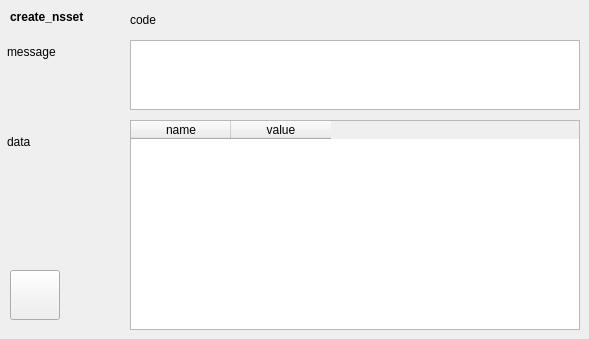
       <widget class="QWidget" name="TabPage" >
        <attribute name="title" >
         <string>response</string>
        </attribute>
        <widget class="QLabel" name="textLabel82" >
         <property name="geometry" >
          <rect>
           <x>7</x>
           <y>132</y>
           <width>110</width>
           <height>20</height>
          </rect>
         </property>
         <property name="text" >
          <string>data</string>
         </property>
         <property name="wordWrap" >
          <bool>false</bool>
         </property>
        </widget>
        <widget class="QLabel" name="textLabel83" >
         <property name="geometry" >
          <rect>
           <x>7</x>
           <y>42</y>
           <width>110</width>
           <height>20</height>
          </rect>
         </property>
         <property name="text" >
          <string>message</string>
         </property>
         <property name="wordWrap" >
          <bool>false</bool>
         </property>
        </widget>
        <widget class="QLabel" name="textLabel84" >
         <property name="geometry" >
          <rect>
           <x>10</x>
           <y>10</y>
           <width>110</width>
           <height>20</height>
          </rect>
         </property>
         <property name="text" >
          <string>&lt;b>create_nsset&lt;/b></string>
         </property>
         <property name="alignment" >
          <set>Qt::AlignLeading|Qt::AlignLeft|Qt::AlignTop</set>
         </property>
         <property name="wordWrap" >
          <bool>true</bool>
         </property>
        </widget>
        <widget class="QLabel" name="create_nsset_code" >
         <property name="geometry" >
          <rect>
           <x>130</x>
           <y>10</y>
           <width>450</width>
           <height>20</height>
          </rect>
         </property>
         <property name="text" >
          <string>code</string>
         </property>
         <property name="wordWrap" >
          <bool>false</bool>
         </property>
        </widget>
        <widget class="QTextEdit" name="create_nsset_msg" >
         <property name="geometry" >
          <rect>
           <x>130</x>
           <y>40</y>
           <width>450</width>
           <height>70</height>
          </rect>
         </property>
        </widget>
        <widget class="QTableWidget" name="create_nsset_table" >
         <property name="geometry" >
          <rect>
           <x>130</x>
           <y>120</y>
           <width>450</width>
           <height>210</height>
          </rect>
         </property>
         <column>
          <property name="text" >
           <string>name</string>
          </property>
         </column>
         <column>
          <property name="text" >
           <string>value</string>
          </property>
         </column>
        </widget>
        <widget class="QPushButton" name="btn_source_create_nsset" >
         <property name="geometry" >
          <rect>
           <x>10</x>
           <y>270</y>
           <width>50</width>
           <height>50</height>
          </rect>
         </property>
         <property name="toolTip" >
          <string/>
         </property>
         <property name="text" >
          <string/>
         </property>
         <property name="icon" >
          <iconset>icon_source.png</iconset>
         </property>
        </widget>
       </widget>
